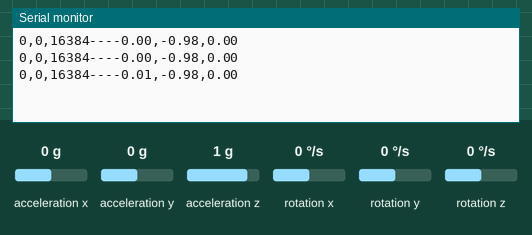
Recording of a sketch running on a simulated Arduino Uno, built with avr-gcc and run on an emulated ATmega328P. Parts: the last lines printed to the serial monitor. The test bench sets the inputs (shaded band); at power-on: acceleration x 0 g, acceleration y 0 g, acceleration z 1 g, rotation x 0 °/s, rotation y 0 °/s, rotation z 0 °/s.

Above: at 2.2 s.
2.3 s: acceleration x set to -1.4 g
At 2.9 s:
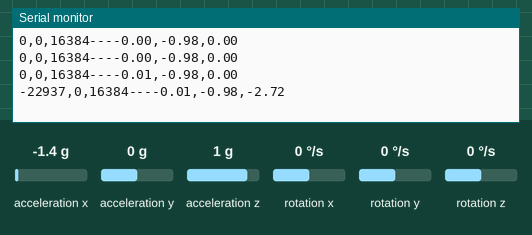
3.8 s: acceleration y set to -1.4 g
At 4.5 s:
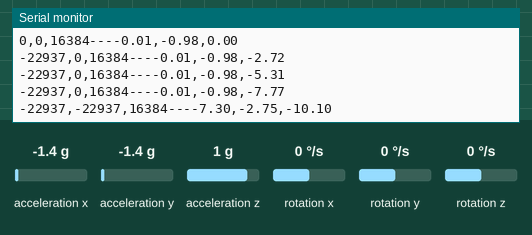
5.3 s: acceleration z set to -1.4 g
At 5.9 s:
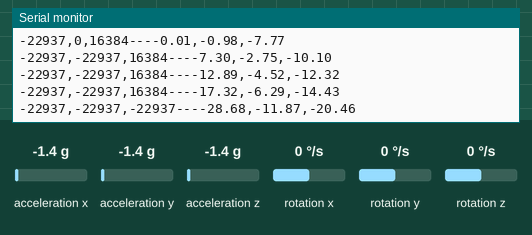
6.8 s: rotation x set to -192 °/s
At 7.5 s:
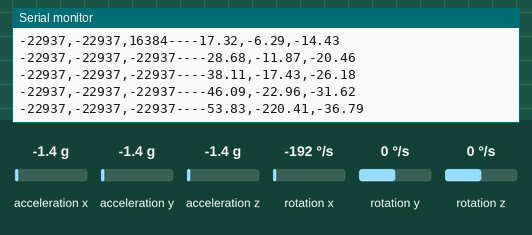
8.3 s: rotation y set to -192 °/s
At 9.0 s:
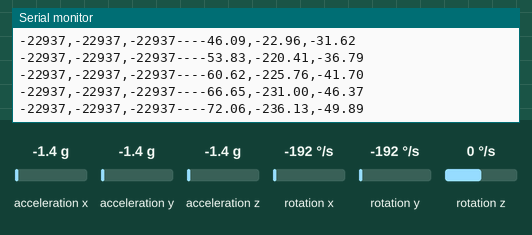
Timing chart, 0 to 10.8 s (numbered marks = the images above; inputs shaded):
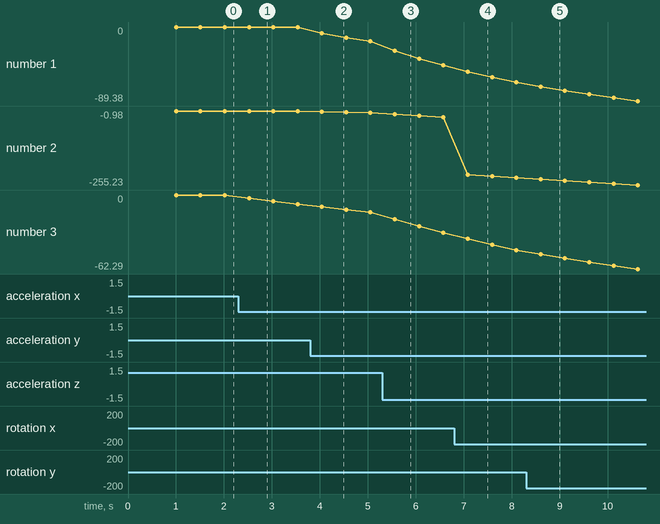

The sketch:

mpu6050_v1.0.ino
```cpp
#include "I2Cdev.h"
#include "MPU6050_6Axis_MotionApps20.h"

MPU6050 mpu; //实例化一个 MPU6050 对象，对象名称为 mpu
int16_t ax, ay, az, gx, gy, gz;

//********************angle data*********************//
float Gyro_y; //Y轴陀螺仪数据暂存
float Gyro_x;
float Gyro_z;
float angleAx;
float angle6;
float K1 = 0.05; // 对加速度计取值的权重
float Angle; //一阶互补滤波计算出的小车最终倾斜角度
float accelz = 0;

//********************angle data*********************//

//***************Kalman_Filter*********************//
float P[2][2] = {{ 1, 0 },
  { 0, 1 }
};
float Pdot[4] = { 0, 0, 0, 0};
float Q_angle = 0.001, Q_gyro = 0.005; //角度数据置信度,角速度数据置信度
float R_angle = 0.5 , C_0 = 1;
float q_bias, angle_err, PCt_0, PCt_1, E, K_0, K_1, t_0, t_1;
float timeChange = 5; //滤波法采样时间间隔毫秒
float dt = timeChange * 0.001; //注意：dt的取值为滤波器采样时间
//***************Kalman_Filter*********************//

void Angletest()
{
  //平衡参数
  Angle = atan2(ay , az) * 57.3;           //角度计算公式
  Gyro_x = (gx - 128.1) / 131;              //角度转换
  Kalman_Filter(Angle, Gyro_x);            //卡曼滤波
  //旋转角度Z轴参数
  if (gz > 32768) gz -= 65536;              //强制转换2g  1g
  Gyro_z = -gz / 131;                      //Z轴参数转换
  accelz = az / 16.4;

  angleAx = atan2(ax, az) * 180 / PI; //计算与x轴夹角
  Gyro_y = -gy / 131.00; //计算角速度
  //一阶互补滤波
  angle6 = K1 * angleAx + (1 - K1) * (angle6 + Gyro_y * dt);
}

////////////////////////kalman/////////////////////////
float angle, angle_dot;                                //平衡角度值
void Kalman_Filter(double angle_m, double gyro_m)
{
  angle += (gyro_m - q_bias) * dt;
  angle_err = angle_m - angle;
  Pdot[0] = Q_angle - P[0][1] - P[1][0];
  Pdot[1] = - P[1][1];
  Pdot[2] = - P[1][1];
  Pdot[3] = Q_gyro;
  P[0][0] += Pdot[0] * dt;
  P[0][1] += Pdot[1] * dt;
  P[1][0] += Pdot[2] * dt;
  P[1][1] += Pdot[3] * dt;
  PCt_0 = C_0 * P[0][0];
  PCt_1 = C_0 * P[1][0];
  E = R_angle + C_0 * PCt_0;
  K_0 = PCt_0 / E;
  K_1 = PCt_1 / E;
  t_0 = PCt_0;
  t_1 = C_0 * P[0][1];
  P[0][0] -= K_0 * t_0;
  P[0][1] -= K_0 * t_1;
  P[1][0] -= K_1 * t_0;
  P[1][1] -= K_1 * t_1;
  angle += K_0 * angle_err; //角度
  q_bias += K_1 * angle_err;
  angle_dot = gyro_m - q_bias; //角速度
}


void setup() {
  Wire.begin();                            //加入 I2C 总线序列
  Serial.begin(9600);                       //开启串口，设置波特率
  delay(1000);
  mpu.initialize();                       //初始化MPU6050
}

void loop() {
  mpu.getMotion6(&ax, &ay, &az, &gx, &gy, &gz);     //IIC获取MPU6050六轴数据 ax ay az gx gy gz

  Angletest();                                      //获取angle 角度和卡曼滤波

  Serial.print(ax);Serial.print(",");
  Serial.print(ay);Serial.print(",");
  Serial.print(az);Serial.print("---");
  Serial.print(angle);Serial.print(",");
  Serial.print(angle_dot);Serial.print(",");
  Serial.println(angle6);

  delay(500);
}
```

Measured:
- after the input at 2.3 s, the serial monitor: prints a new line after 0.22 s (image 1)
- after the input at 3.8 s, the serial monitor: prints a new line after 0.24 s (image 2)
- after the input at 5.3 s, the serial monitor: prints a new line after 0.26 s (image 3)
- after the input at 6.8 s, the serial monitor: prints a new line after 0.28 s (image 4)
- after the input at 8.3 s, the serial monitor: prints a new line after 0.30 s (image 5)
- plotted number 1: -0.01 → -17.32 after the input at 3.8 s, -17.32 → -46.09 after the input at 5.3 s, -46.09 → -66.65 after the input at 6.8 s
- plotted number 2: -0.98 → -6.29 after the input at 3.8 s, -6.29 → -22.96 after the input at 5.3 s, -22.96 → -231 after the input at 6.8 s
- plotted number 3: 0 → -7.77 after the input at 2.3 s, -14.43 → -31.62 after the input at 5.3 s, -46.37 → -62.29 after the input at 8.3 s
